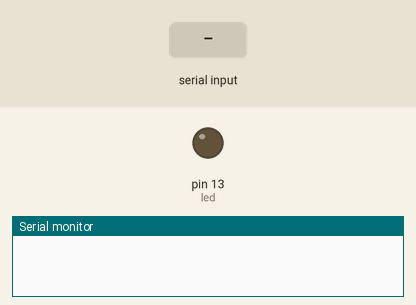
Recording of a sketch running on a simulated Arduino Uno, built with avr-gcc and run on an emulated ATmega328P. Parts: output pins drawn as LEDs (lit = HIGH), the last lines printed to the serial monitor. Inputs (shaded band) come from the test bench.

Above: at 1.2 s.
1.3 s: "prende" received over Serial
At 2.1 s:
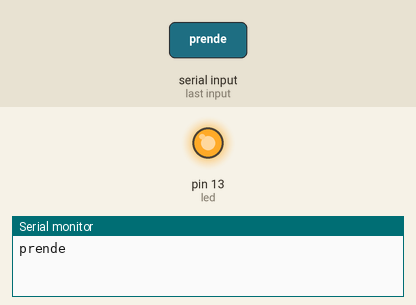
2.8 s: "1" received over Serial
Timing chart, 0 to 5.8 s (numbered marks = the images above; inputs shaded):
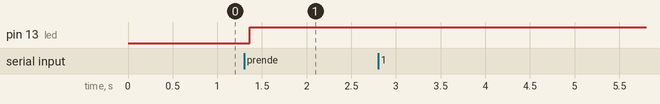

Measured:
- after the input at 1.3 s, pin 13 (led): LOW → HIGH after 0.06 s

The sketch:

activacion_por_voz.ino
```cpp
//#include <SoftwareSerial.h> //libreria para conexión bluetooth

//SoftwareSerial BT(10,11); //TX,RX
String voz;//variable tipo de cadena
int led=13;//pin del led

void setup()
{
//  BT.begin(9600);
  Serial.begin(9600);
  pinMode(led,OUTPUT);
}

void loop()
{
//  while(BT.available())
  while (Serial.available())
  {
    delay(10);
    //char dato=BT.read();
    char dato=Serial.read();
    voz += dato;
  }
  if(voz.length()>0)
  {
    Serial.println(voz);
  }
  if (voz=="prende")
  {
    digitalWrite(led,HIGH);
  }
  voz="";
}
```
